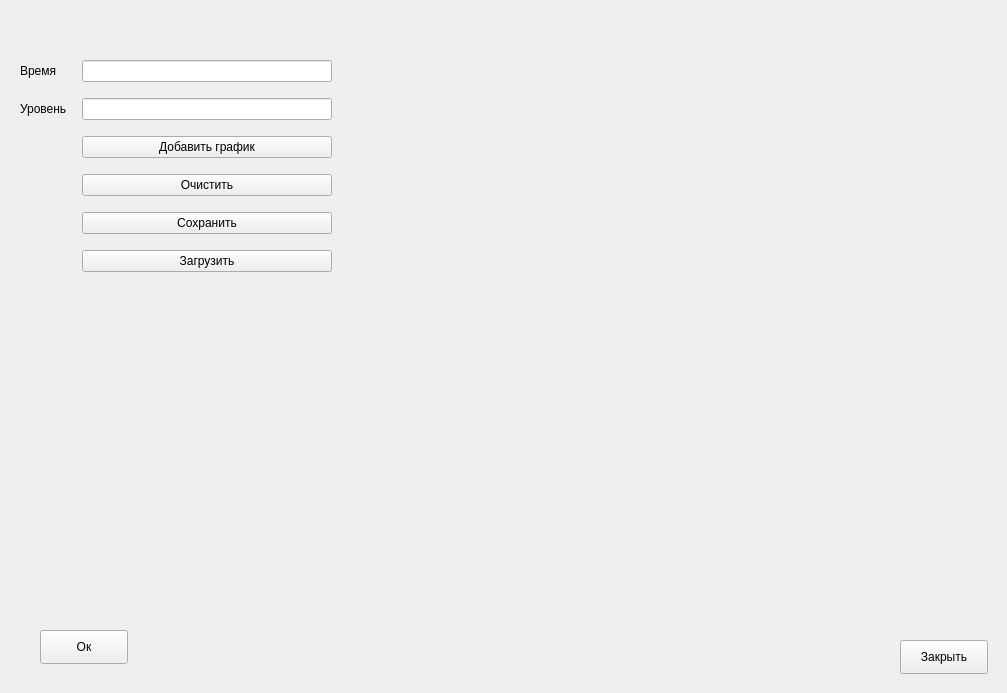
<?xml version="1.0" encoding="UTF-8"?>
<ui version="4.0">
 <class>Voltage_signal_builder</class>
 <widget class="QWidget" name="Voltage_signal_builder">
  <property name="geometry">
   <rect>
    <x>0</x>
    <y>0</y>
    <width>1007</width>
    <height>693</height>
   </rect>
  </property>
  <property name="windowTitle">
   <string>Form</string>
  </property>
  <widget class="QWidget" name="layoutWidget">
   <property name="geometry">
    <rect>
     <x>20</x>
     <y>50</y>
     <width>312</width>
     <height>232</height>
    </rect>
   </property>
   <layout class="QGridLayout" name="gridLayout">
    <item row="0" column="1">
     <widget class="MyLineEdit" name="lineEditX">
      <property name="sizePolicy">
       <sizepolicy hsizetype="Fixed" vsizetype="Fixed">
        <horstretch>0</horstretch>
        <verstretch>0</verstretch>
       </sizepolicy>
      </property>
      <property name="minimumSize">
       <size>
        <width>250</width>
        <height>0</height>
       </size>
      </property>
     </widget>
    </item>
    <item row="2" column="1">
     <widget class="QPushButton" name="pushButtonPlot">
      <property name="text">
       <string>Добавить график</string>
      </property>
     </widget>
    </item>
    <item row="4" column="1">
     <widget class="QPushButton" name="saveButton">
      <property name="text">
       <string>Сохранить</string>
      </property>
     </widget>
    </item>
    <item row="0" column="0">
     <widget class="QLabel" name="label">
      <property name="text">
       <string>Время</string>
      </property>
     </widget>
    </item>
    <item row="1" column="0">
     <widget class="QLabel" name="label_2">
      <property name="text">
       <string>Уровень</string>
      </property>
     </widget>
    </item>
    <item row="3" column="1">
     <widget class="QPushButton" name="clearButton">
      <property name="text">
       <string>Очистить</string>
      </property>
     </widget>
    </item>
    <item row="1" column="1">
     <widget class="MyLineEdit" name="lineEditY">
      <property name="sizePolicy">
       <sizepolicy hsizetype="Fixed" vsizetype="Fixed">
        <horstretch>0</horstretch>
        <verstretch>0</verstretch>
       </sizepolicy>
      </property>
      <property name="minimumSize">
       <size>
        <width>250</width>
        <height>0</height>
       </size>
      </property>
     </widget>
    </item>
    <item row="5" column="1">
     <widget class="QPushButton" name="loadButton">
      <property name="text">
       <string>Загрузить</string>
      </property>
     </widget>
    </item>
   </layout>
  </widget>
  <widget class="QChartView" name="chartView" native="true">
   <property name="geometry">
    <rect>
     <x>380</x>
     <y>20</y>
     <width>600</width>
     <height>600</height>
    </rect>
   </property>
  </widget>
  <widget class="QPushButton" name="apply_pushButton">
   <property name="geometry">
    <rect>
     <x>40</x>
     <y>630</y>
     <width>88</width>
     <height>34</height>
    </rect>
   </property>
   <property name="text">
    <string>Ок</string>
   </property>
  </widget>
  <widget class="QPushButton" name="close_pushButton">
   <property name="geometry">
    <rect>
     <x>900</x>
     <y>640</y>
     <width>88</width>
     <height>34</height>
    </rect>
   </property>
   <property name="text">
    <string>Закрыть</string>
   </property>
  </widget>
 </widget>
 <customwidgets>
  <customwidget>
   <class>QChartView</class>
   <extends>QWidget</extends>
   <header>qchartview.h</header>
   <container>1</container>
  </customwidget>
  <customwidget>
   <class>MyLineEdit</class>
   <extends>QLineEdit</extends>
   <header>mylineedit.h</header>
  </customwidget>
 </customwidgets>
 <resources/>
 <connections/>
</ui>
